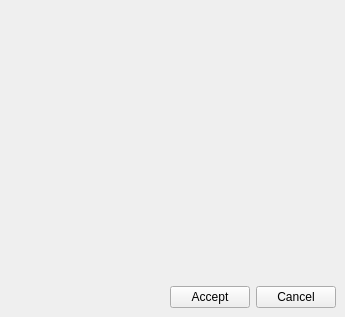
<?xml version="1.0" encoding="UTF-8"?>
<ui version="4.0">
 <class>dlg_info_catalog</class>
 <widget class="QMainWindow" name="dlg_info_catalog">
  <property name="geometry">
   <rect>
    <x>0</x>
    <y>0</y>
    <width>345</width>
    <height>317</height>
   </rect>
  </property>
  <property name="windowTitle">
   <string>Catalog</string>
  </property>
  <widget class="QWidget" name="centralwidget">
   <layout class="QGridLayout" name="gridLayout">
    <item row="1" column="0">
     <layout class="QHBoxLayout" name="horizontalLayout">
      <item>
       <spacer name="horizontalSpacer">
        <property name="orientation">
         <enum>Qt::Horizontal</enum>
        </property>
        <property name="sizeHint" stdset="0">
         <size>
          <width>40</width>
          <height>20</height>
         </size>
        </property>
       </spacer>
      </item>
      <item>
       <widget class="QPushButton" name="btn_accept">
        <property name="text">
         <string>Accept</string>
        </property>
       </widget>
      </item>
      <item>
       <widget class="QPushButton" name="btn_cancel">
        <property name="text">
         <string>Cancel</string>
        </property>
       </widget>
      </item>
     </layout>
    </item>
    <item row="0" column="0">
     <widget class="QWidget" name="widget" native="true">
      <property name="sizePolicy">
       <sizepolicy hsizetype="Preferred" vsizetype="Expanding">
        <horstretch>0</horstretch>
        <verstretch>0</verstretch>
       </sizepolicy>
      </property>
      <layout class="QGridLayout" name="gridLayout_2">
       <item row="0" column="0">
        <layout class="QGridLayout" name="main_layout"/>
       </item>
      </layout>
     </widget>
    </item>
   </layout>
  </widget>
 </widget>
 <resources/>
 <connections/>
</ui>
